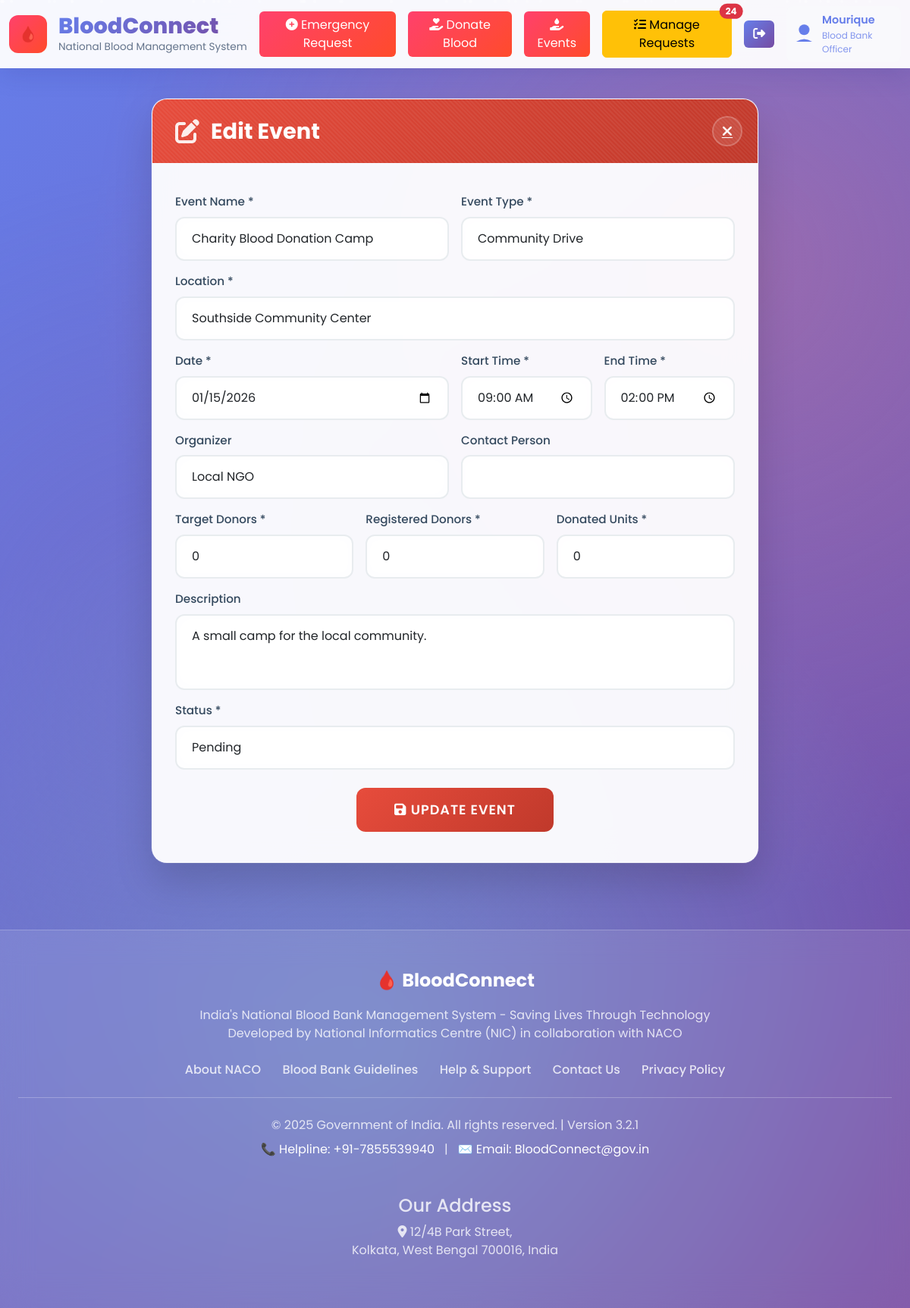
The app's page /edit_event.php?id=21 (signed in) with its own data.
### tables this page shows
CREATE TABLE `blood_events` (
  `id` int(11) NOT NULL AUTO_INCREMENT,
  `event_name` varchar(255) NOT NULL,
  `event_type` varchar(100) NOT NULL,
  `description` text DEFAULT NULL,
  `location` varchar(255) NOT NULL,
  `event_date` date NOT NULL,
  `start_time` time NOT NULL,
  `end_time` time NOT NULL,
  `organizer` varchar(255) DEFAULT NULL,
  `target_donors` int(11) DEFAULT 0,
  `registered_donors` int(11) DEFAULT 0,
  `donated_units` int(11) DEFAULT 0,
  `status` enum('pending','approved','rejected','completed') DEFAULT 'pending',
  `contact_person` varchar(255) DEFAULT NULL,
  `created_at` timestamp NOT NULL DEFAULT current_timestamp(),
  `updated_at` timestamp NOT NULL DEFAULT current_timestamp() ON UPDATE current_timestamp(),
  PRIMARY KEY (`id`)
);

### edit_event.php (the view, shortened to what this page needs)
<?php
include 'connect.php';
$event = null;
if (isset($_GET['id'])) {
    $id = $_GET['id'];
    $stmt = $conn->prepare("SELECT * FROM blood_events WHERE id = ?");
    $stmt->bind_param("i", $id);
    $stmt->execute();
    $result = $stmt->get_result();
    if ($result->num_rows > 0) {
        $event = $result->fetch_assoc();
    }
}
?>
<!DOCTYPE html>
<html lang="en">
<head>
    <link href="https://cdnjs.cloudflare.com/ajax/libs/bootstrap/5.3.0/css/bootstrap.min.css" rel="stylesheet">
    <link href="https://cdnjs.cloudflare.com/ajax/libs/font-awesome/6.4.0/css/all.min.css" rel="stylesheet">
    <link rel="stylesheet" href="styles.css">
    <link rel="stylesheet" href="donor.css">
    <link rel="stylesheet" href="particles.css">
</head>
<body>
    <div class="particles"></div>
    <?php include "header.php"; ?>
    <div class="main-wrapper">
        <div class="form-container">
            <div class="form-header">
                <h2><i class="fas fa-edit icon"></i> Edit Event</h2>
                <a href="blood_event.php" class="close-btn"><i class="fas fa-times"></i></a>
            </div>
            <div class="form-content">
                <form action="update_event.php" method="post">
                    <div class="row g-3">
                        <div class="col-md-6">
                            <label for="adminEventName" class="form-label">Event Name *</label>
                            <input type="text" class="form-control" id="adminEventName" name="event_name" value="<?php echo htmlspecialchars($event['event_name']); ?>" required>
                        </div>
                        <div class="col-md-6">
                            <label for="adminEventType" class="form-label">Event Type *</label>
                            <select class="form-select" id="adminEventType" name="event_type" required>
                                <option value="Community Drive" <?php if($event['event_type'] == 'Community Drive') echo 'selected'; ?>>Community Drive</option>
                            </select>
                        </div>
                        <div class="col-12">
                            <label for="adminEventLocation" class="form-label">Location *</label>
                            <input type="text" class="form-control" id="adminEventLocation" name="location" value="<?php echo htmlspecialchars($event['location']); ?>" required>
                        </div>
                        <div class="col-md-6">
                            <label for="adminEventDate" class="form-label">Date *</label>
                            <input type="date" class="form-control" id="adminEventDate" name="event_date" value="<?php echo htmlspecialchars($event['event_date']); ?>" required>
                        </div>
                        <div class="col-md-3">
                            <label for="adminStartTime" class="form-label">Start Time *</label>
                            <input type="time" class="form-control" id="adminStartTime" name="start_time" value="<?php echo htmlspecialchars($event['start_time']); ?>" required>
                        </div>
                        <div class="col-md-3">
                            <label for="adminEndTime" class="form-label">End Time *</label>
                            <input type="time" class="form-control" id="adminEndTime" name="end_time" value="<?php echo htmlspecialchars($event['end_time']); ?>" required>
                        </div>
                        <div class="col-md-6">
                            <label for="adminOrganizer" class="form-label">Organizer</label>
                            <input type="text" class="form-control" id="adminOrganizer" name="organizer" value="<?php echo htmlspecialchars($event['organizer']); ?>">
                        </div>
                        <div class="col-md-6">
                            <label for="adminContactPerson" class="form-label">Contact Person</label>
                            <input type="text" class="form-control" id="adminContactPerson" name="contact_person" value="<?php echo htmlspecialchars($event['contact_person']); ?>">
                        </div>
                        <div class="col-md-4">
                            <label for="adminTargetDonors" class="form-label">Target Donors *</label>
                            <input type="number" class="form-control" id="adminTargetDonors" name="target_donors" min="0" value="<?php echo htmlspecialchars($event['target_donors']); ?>" required>
                        </div>
                        <div class="col-md-4">
                            <label for="adminRegisteredDonors" class="form-label">Registered Donors *</label>
                            <input type="number" class="form-control" id="adminRegisteredDonors" name="registered_donors" min="0" value="<?php echo htmlspecialchars($event['registered_donors']); ?>" required>
                        </div>
                        <div class="col-md-4">
                            <label for="adminDonatedUnits" class="form-label">Donated Units *</label>
                            <input type="number" class="form-control" id="adminDonatedUnits" name="donated_units" min="0" value="<?php echo htmlspecialchars($event['donated_units']); ?>" required>
                        </div>
                        <div class="col-12">
                            <label for="adminEventDescription" class="form-label">Description</label>
                            <textarea class="form-control" id="adminEventDescription" name="description" style="height: 100px; resize: none;"><?php echo htmlspecialchars($event['description']); ?></textarea>
                        </div>
                        <div class="col-12">
                            <label for="adminEventStatus" class="form-label">Status *</label>
                            <select class="form-select" id="adminEventStatus" name="status" required>
                                <option value="pending" <?php if($event['status'] == 'pending') echo 'selected'; ?>>Pending</option>
                            </select>
                        </div>
                    </div>
                    <div class="text-center mt-4">
                        <button type="submit" class="btn-submit" name="submit"><i class="fas fa-save"></i> Update Event</button>
                    </div>
                </form>
            </div>
        </div>
    </div>
    <?php include "footer.php"; ?>
</body>
</html>

### styles.css (style rules this page uses)
:root { --primary-gradient: linear-gradient(135deg, #667eea 0%, #764ba2 100%); --danger-gradient: linear-gradient(135deg, #ff416c 0%, #ff4b2b 100%); --success-gradient: linear-gradient(135deg, #00b09b 0%, #96c93d 100%); --warning-gradient: linear-gradient(135deg, #ffb347 0%, #ffcc33 100%); --info-gradient: linear-gradient(135deg, #4facfe 0%, #00f2fe 100%); --glass-bg: rgba(255, 255, 255, 0.1); --glass-border: rgba(255, 255, 255, 0.2); }
body { font-family: 'Inter', sans-serif; background: linear-gradient(135deg, #667eea 0%, #764ba2 50%, #f093fb 100%); background-attachment: fixed; min-height: 100vh; }
:root { --primary-gradient: linear-gradient(135deg, #667eea 0%, #764ba2 100%); --danger-gradient: linear-gradient(135deg, #ff416c 0%, #ff4b2b 100%); --glass-border: rgba(255, 255, 255, 0.2); --text-primary: #2c3e50; --text-secondary: #64748b; --shadow-light: 0 8px 32px rgba(31, 38, 135, 0.15); --shadow-medium: 0 12px 40px rgba(31, 38, 135, 0.25); }
body { font-family: 'Inter', sans-serif; background: linear-gradient(135deg, #667eea 0%, #764ba2 50%, #f093fb 100%); }

### donor.css (style rules this page uses)
* { margin: 0; padding: 0; box-sizing: border-box; }
body { font-family: 'Poppins', sans-serif; background: linear-gradient(135deg, #667eea 0%, #764ba2 100%); min-height: 100vh; position: relative; overflow-x: hidden; }
body::before { content: ''; position: fixed; top: 0; left: 0; width: 100%; height: 100%; background: radial-gradient(circle at 20% 50%, rgba(120, 119, 198, 0.3) 0%, transparent 50%), radial-gradient(circle at 80% 20%, rgba(255, 119, 119, 0.3) 0%, transparent 50%), radial-gradient(circle at 40% 80%, rgba(120, 219, 226, 0.3) 0%, transparent 50%); animation: backgroundFlow 20s ease-in-out infinite; z-index: -1; }
.main-wrapper { min-height: 100vh; display: flex; align-items: center; justify-content: center; padding: 40px 15px; position: relative; }
.form-container { width: 100%; max-width: 800px; background: rgba(255, 255, 255, 0.95); backdrop-filter: blur(20px); border: 1px solid rgba(255, 255, 255, 0.2); border-radius: 20px; overflow: hidden; box-shadow: 0 25px 50px rgba(0, 0, 0, 0.15), 0 0 0 1px rgba(255, 255, 255, 0.1); animation: slideUp 0.8s ease-out; position: relative; }
.form-header { background: linear-gradient(135deg, #e74c3c 0%, #c0392b 100%); color: white; padding: 25px 30px; position: relative; overflow: hidden; }
.form-header::before { content: ''; position: absolute; top: -50%; left: -50%; width: 200%; height: 200%; background: repeating-linear-gradient(45deg, transparent, transparent 2px, rgba(255, 255, 255, 0.05) 2px, rgba(255, 255, 255, 0.05) 4px); animation: shimmer 20s linear infinite; }
.form-header h2 { font-weight: 700; font-size: 1.8rem; margin: 0; display: flex; align-items: center; gap: 15px; position: relative; z-index: 2; }
.form-header .icon { font-size: 2rem; opacity: 0.9; }
.close-btn { position: absolute; right: 20px; top: 50%; transform: translateY(-50%); background: rgba(255, 255, 255, 0.1); border: 2px solid rgba(255, 255, 255, 0.2); color: white; width: 40px; height: 40px; border-radius: 50%; cursor: pointer; display: flex; align-items: center; justify-content: center; font-size: 1.2rem; transition: all 0.3s ease; z-index: 3; }
.form-content { padding: 40px 30px; }
.form-label { font-weight: 500; color: #34495e; margin-bottom: 8px; font-size: 0.95rem; display: flex; align-items: center; gap: 8px; }
.form-control, .form-select { border: 2px solid #e8ecef; border-radius: 12px; padding: 15px 20px; font-size: 1rem; transition: all 0.3s ease; background: rgba(255, 255, 255, 0.8); backdrop-filter: blur(10px); }
.btn-submit { background: linear-gradient(135deg, #e74c3c 0%, #c0392b 100%); border: none; border-radius: 12px; padding: 16px 50px; font-size: 1.1rem; font-weight: 600; color: white; cursor: pointer; transition: all 0.3s ease; position: relative; overflow: hidden; text-transform: uppercase; letter-spacing: 1px; }
.btn-submit::before { content: ''; position: absolute; top: 0; left: -100%; width: 100%; height: 100%; background: linear-gradient(90deg, transparent, rgba(255, 255, 255, 0.2), transparent); transition: left 0.5s; }

### particles.css (style rules this page uses)
.particles { position: fixed; top: 0; left: 0; width: 100%; height: 100%; pointer-events: none; z-index: -1; }

### records on screen
blood_events: event_name "Charity Blood Donation Camp", event_type "Community Drive", location "Southside Community Center", event_date "01/15/2026", start_time "09:00:00", end_time "14:00:00", organizer "Local NGO", target_donors "0", registered_donors "0", donated_units "0", description "A small camp for the local community.", status "Pending"

### other values on screen
$total_pending_count "24"
